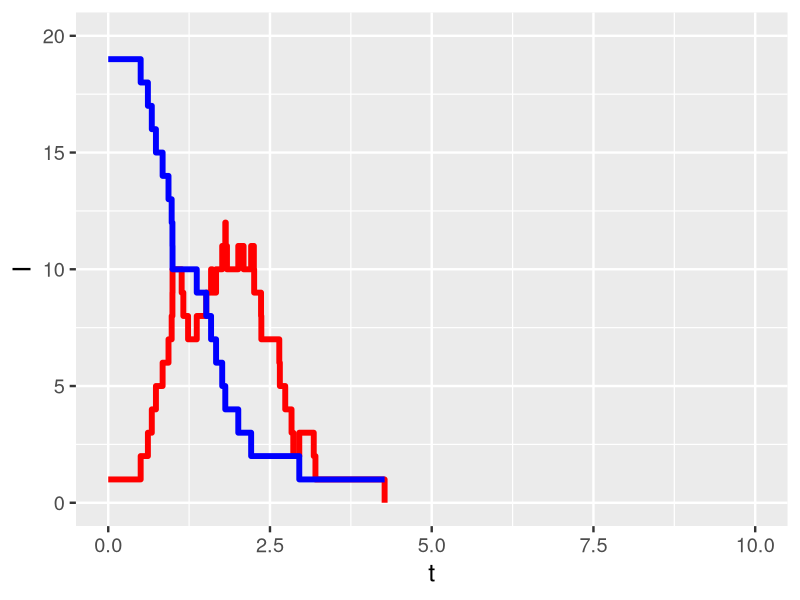
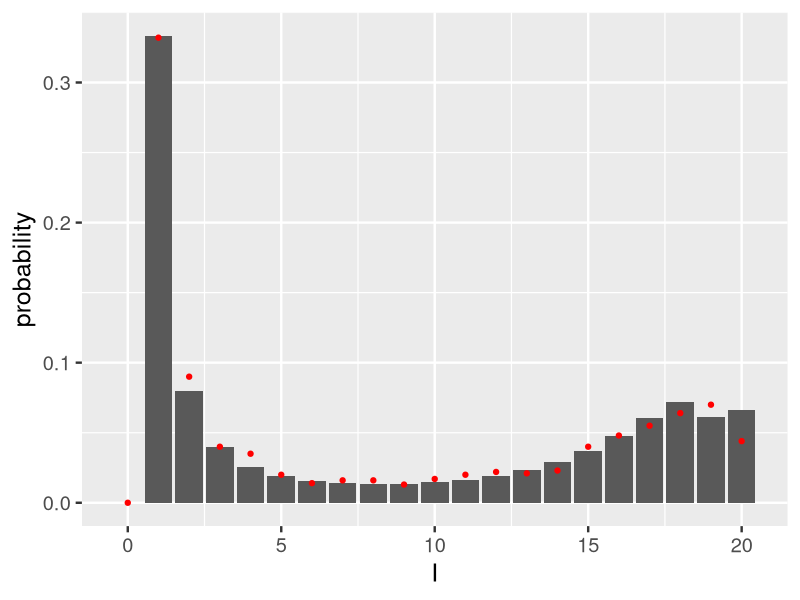
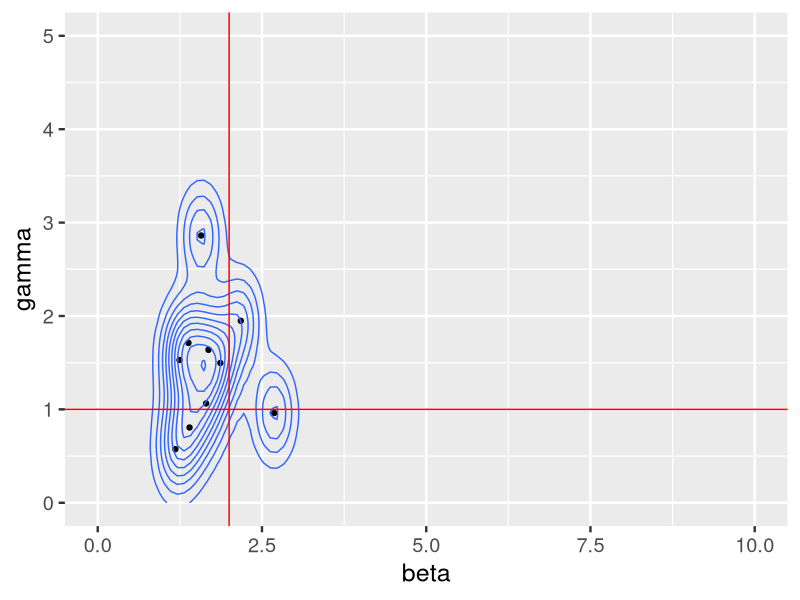
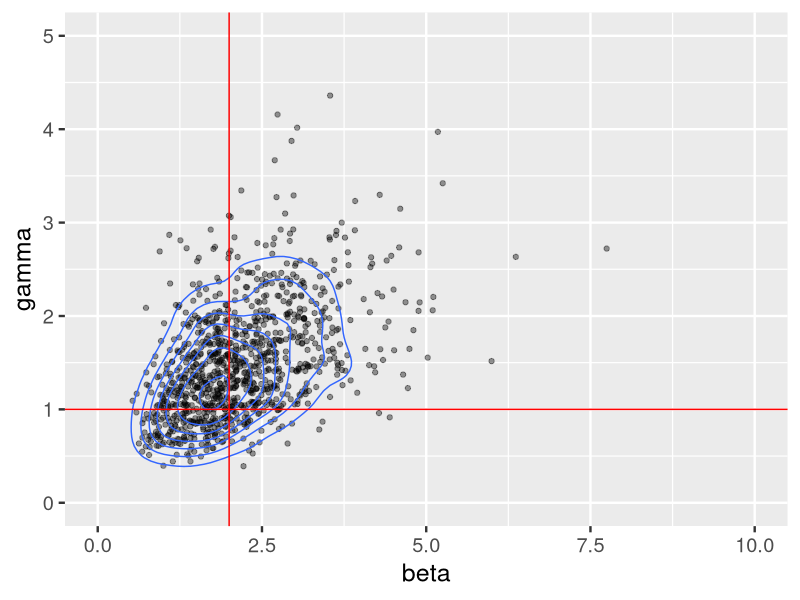

Reproduce these figures in R, in order. (Note: this script raises an error after producing the figures.)
## ---- chunk 1
library(ggplot2)
## ---- chunk 2
simulateSIR<-function(N,I0,beta1,gamma1){
  #uses the (Doob-)Gillespie algorithm
  S <- N - I0
  I <- I0
  R <- 0
  t<-0
  iDF<-data.frame(S,I,t)
  c<-1
  while(I > 0){
    rTot <- beta1*S*I / (N-1) + gamma1*I
    t <- t + rexp(1,rTot)
    iDF[2*c,]<-c(S,I,t)
    if(runif(1) < (beta1*S*I / (N-1))/rTot){
      S <- S - 1
      I <- I + 1
    } else {
      I <- I - 1
      R <- R + 1
    }
    iDF[2*c+1,]<-c(S,I,t)
    c<-c+1
  }
  return(iDF) #the dataframe is in a format to make nice plots
}
## ---- chunk 3
Ntot<- 20
beta1 <- 2
gamma1<-1
egDF<-simulateSIR(Ntot,1,beta1,gamma1)
#ggplot(egDF,aes(x=t,y=I))+geom_line(size=2,col='red')+theme_grey(base_size=18)+xlim(0,10)+ylim(0,20)
ggplot(egDF,aes(x=t,y=I))+geom_line(size=2,col='red')+theme_grey(base_size=18)+xlim(0,10)+ylim(0,Ntot)+geom_line(data=egDF,aes(x=t,y=S),size=2,col='blue')
## ---- chunk 4
finalSize<-function(Nt,beta1,gamma1){
  #calculates exact final size using the DA representation
  #Black, A. J., & Ross, J. V. (2015). Computation of epidemic final size distributions. Journal of theoretical biology, 367, 159-165.
beta <- beta1/(Nt-1)
q <- (1:(Nt+1))*0
q[2] <- 1
for (Z2 in 0:Nt) {
    for (Z1 in (Z2+1):(Nt-1)){
        p1 <- 1 / ( 1 + gamma1/(beta*(Nt-Z1)))
        q[Z1+2] <- q[Z1+2] + q[Z1+1]*p1
        q[Z1+1] <- q[Z1+1]*(1-p1)
}
}
return(q[1:(Nt+1)])
}
fs<-finalSize(Ntot,beta1,gamma1)
fDF<-data.frame(I = 0:(length(fs)-1),probability = fs)
#ggplot(fDF,aes(x=I,y=probability))+geom_bar(stat='identity')+theme_grey(base_size=18)
## ---- chunk 5
simDF<-data.frame(x=0:Ntot,count = (0:Ntot)*0)
for(i in 1:1000){
  egDF<-simulateSIR(Ntot,1,beta1,gamma1)
  fs1<-Ntot - egDF$S[nrow(egDF)]
  simDF$count[fs1 + 1]<- simDF$count[fs1 + 1]+1
}
ggplot(fDF,aes(x=I,y=probability))+geom_bar(stat='identity')+theme_grey(base_size=18)+geom_point(data=simDF,aes(x=x,y=count/1000),col='red')
## ---- chunk 6

ABC<-function(trueDF,N,maxBeta,maxGamma,howManyParticles){
  #we are going to use approximate Bayesian computation
  #and match based on the peak size, final size, and duration of the epidemic
  #within some tolerance
  #see e.g. the upcoming 'Handbook of Approximate Bayesian Computation' 
  acc<-0
  accDF<-data.frame(beta=0,gamma=0)
  accDF<-accDF[-1,]
  trueMax<-max(trueDF$I)
  trueDuration<-max(trueDF$t)
  trueFS<- N - min(trueDF$S)
  while(acc < howManyParticles){
    cb<-runif(1,0,maxBeta)
    cg<-runif(1,0,maxGamma)
    simRun<-simulateSIR(N,1,cb,cg)
    canMax<-max(simRun$I)
    canDuration<-max(simRun$t)
    canFS<- N - min(simRun$S)
    if(canMax == trueMax & abs(canFS - trueFS) <= 1 & abs(canDuration - trueDuration) < 2){
      print(acc)
      acc <- acc + 1
      accDF[acc,]<-c(cb,cg)
    }
  }
  return(accDF)
}
## ---- chunk 7
preparedEarlier<-read.csv('preparedEarlier.csv',header=T,sep= ' ') #beta = 2, gamma = 1
#ggplot(preparedEarlier,aes(x=t,y=I))+geom_line(size=2,col='red')+theme_grey(base_size=18)+xlim(0,10)+ylim(0,Ntot)
tryABC<-ABC(preparedEarlier,20,10,5,10)
ggplot(tryABC,aes(x=beta,y=gamma))+geom_point()+geom_density2d()+theme_grey(base_size=18)+xlim(0,10)+ylim(0,5)+geom_vline(xintercept=2,col='red')+geom_hline(yintercept=1,col='red')
# tryABC<-ABC(egDF,Ntot,10,5,10)
# ggplot(tryABC,aes(x=beta,y=gamma))+geom_point()+geom_density2d()+theme_grey(base_size=18)+xlim(0,10)+ylim(0,5)+geom_vline(xintercept=beta1,col='red')+geom_hline(yintercept=gamma1,col='red')
## ---- chunk 8
#tryABC2<-ABC(preparedEarlier,Ntot,10,5,1000)
#write.table(tryABC2,'tryABC2.csv')
tryABC2<-read.csv('tryABC2.csv',sep=' ')
ggplot(tryABC2,aes(x=beta,y=gamma))+geom_point(alpha=0.4)+geom_density2d()+theme_grey(base_size=18)+xlim(0,10)+ylim(0,5)+geom_vline(xintercept=2,col='red')+geom_hline(yintercept=1,col='red')
## ---- chunk 9
t<- (1:1000) / 100
Sd <- rep(Ntot,length(x))
Id <- rep(1,length(x))
deDF<-data.frame(x,Sd,Id)
for(i in 2:1000){ # Euler's method
 deDF$Sd[i]<-deDF$Sd[i-1]+.01*(-beta1*deDF$Sd[i-1]*deDF$Id[i-1]/(Ntot - 1))
 deDF$Id[i]<-deDF$Id[i-1]+.01*(beta1*deDF$Sd[i-1]*deDF$Id[i-1]/(Ntot - 1) - gamma1*deDF$Id[i-1])
}
ggplot(deDF,aes(x=t,y=Id))+geom_line(size=2,col='red')+theme_grey(base_size=18)+xlim(0,10)+ylim(0,Ntot)
